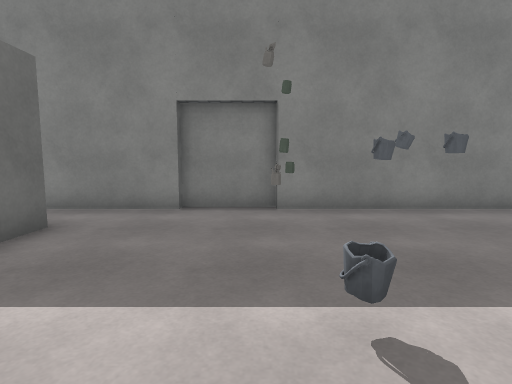
View 1 (above)

18 first-person views from a walk through a Unity game level. The camera is 1.2 m above the floor, tilts 6° down and sees 80° across. The floor is counted in squares, 1 m on a side. Each view is taken from the middle of a square. On the plan, view 1 faces up. The plan holds only what a view shows up to about 13 squares ahead; the rest is blank. The place goes on beyond the plan. The player character is not drawn. Some surface patterns are stand-ins.

View 2
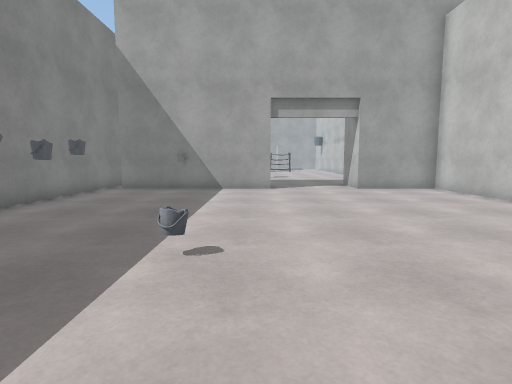

View 3
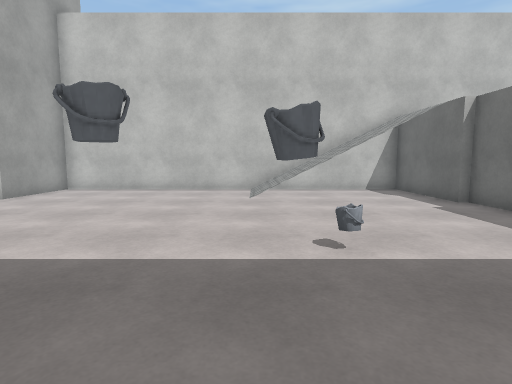

View 4
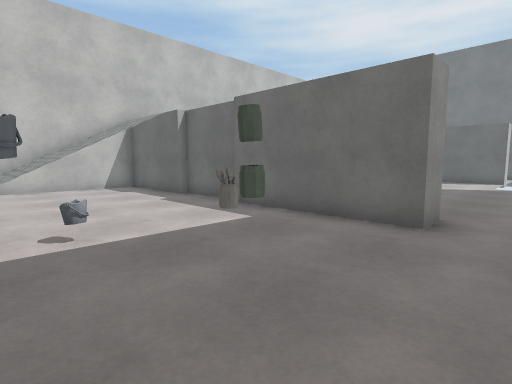

View 5
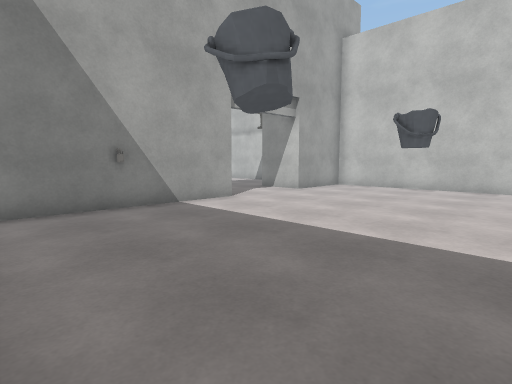

View 6
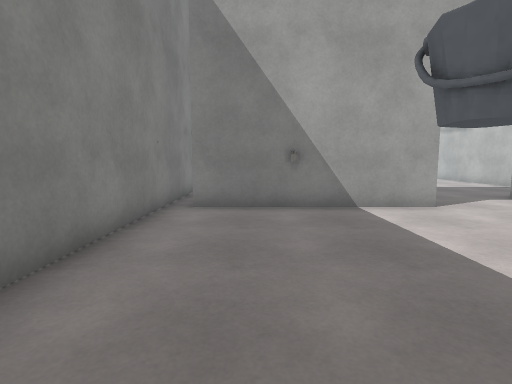

View 7
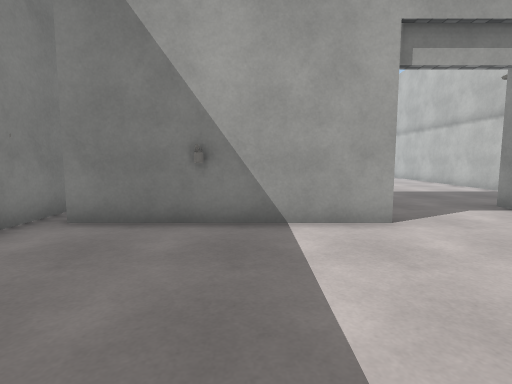

View 8
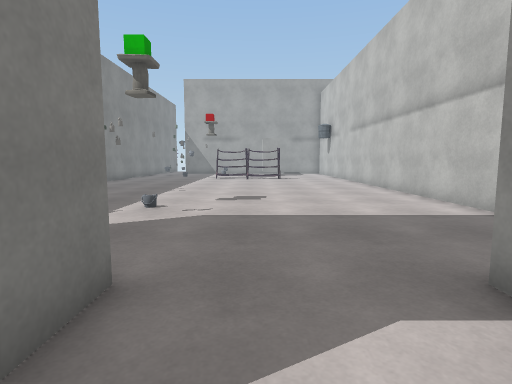

View 9
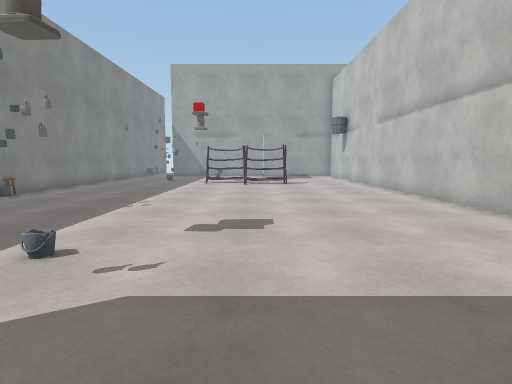

View 10
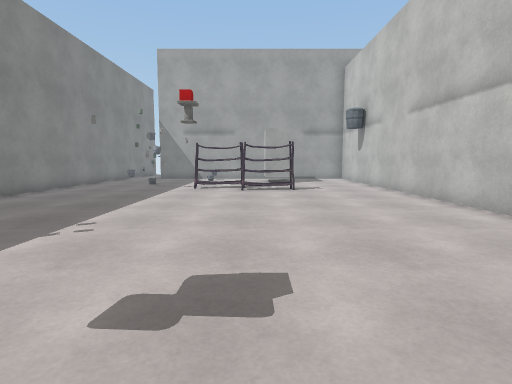

View 11
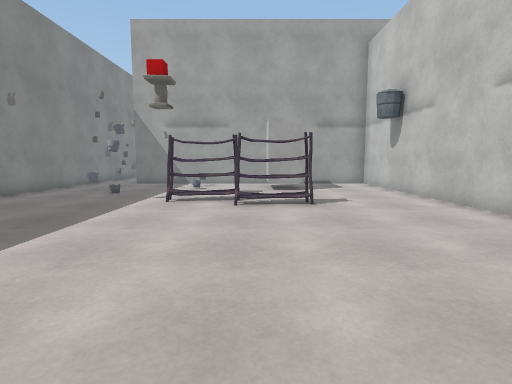

View 12
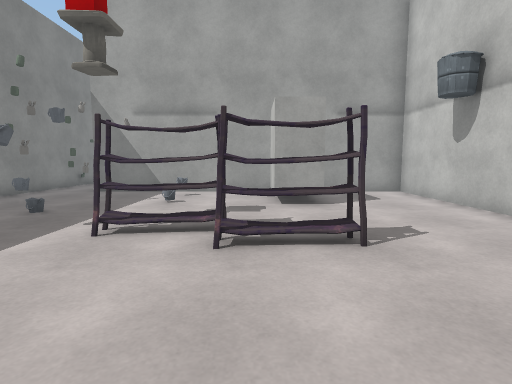

View 13
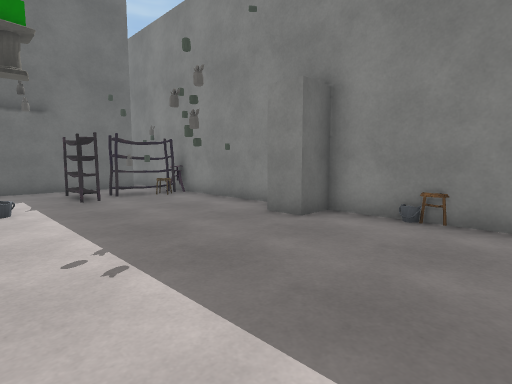

View 14
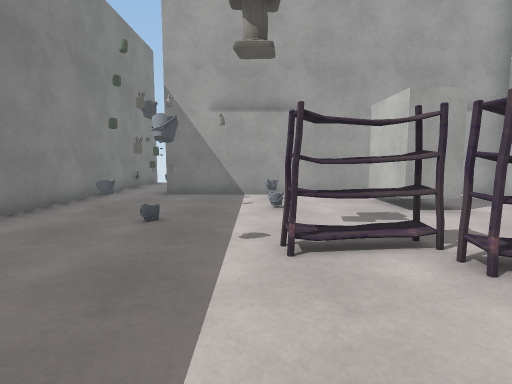

View 15
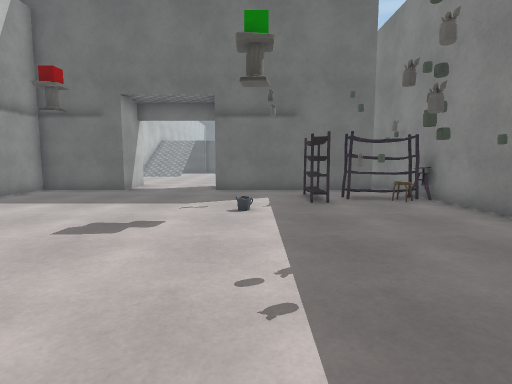

View 16
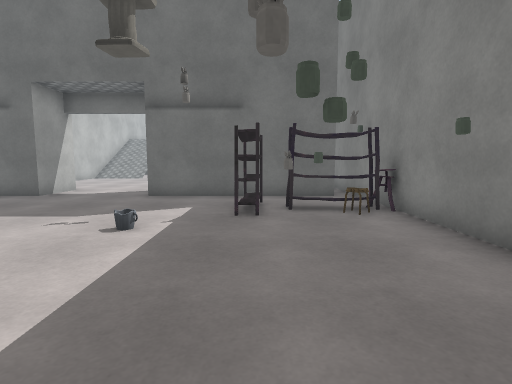

View 17
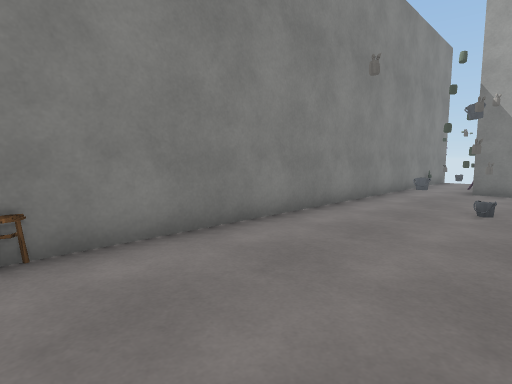

View 18
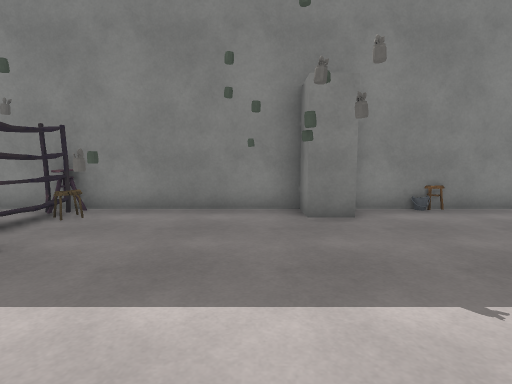

### Floor plan
Points are (right, up) in squares from view 1. A wall is a line through its corners. A room is listed if a view was taken in it or the views show most of it. See-through windows are left out.
Room 1 (views 1, 2, 3, 4, 5, 6, 7)
walls: (9.7, 1.4) (9.7, 2.6); (-4, 0.1) (-4, -2.6); (0.6, 7.7) (-1.9, 7.7) (-1.9, 7.4) (-3.5, 7.4); (9.7, 4.4) (9.7, 6.6); (-3.7, -2.6) (-3.7, -6.5) (9.7, -6.5) (9.7, -3.3); (-3.7, 5.4) (-3.7, 0.4); (11.4, 7.4) (0.5, 7.4)
ways out: opening at (8.3, -0.5) to room 2; opening at (11, 7) to room 2; opening at (-4, 6.5)
objects: jar (0, 5); bucket (1, 2); jar (1, 6); bucket (2, 4); bucket (3, 4); bucket (3, 6); other object (10, 4)
Room 2 (views 8, 9, 10, 11, 12, 13, 14, 15, 16, 17, 18)
walls: (29.5, 7.4) (21.1, 7.4) (21.1, 6.3) (20.1, 6.3) (20.1, 7.4) (11.4, 7.4); (15.9, -6.5) (35.6, -6.5) (35.6, -3.5); (35.6, -2) (35.6, 5.1); (11.9, 6.6) (11.9, 0.4) (10.5, 0.4); (36.5, 7.4) (32.4, 7.4); (9.7, 0.4) (9.7, 1.4); (9.7, -3.3) (11.9, -3.3) (11.9, -6.5) (13.9, -6.5)
ways out: opening at (8.3, -0.5) to room 1; opening at (11, 7) to room 1
objects: shelf (14, 4) to (15, 4); shelf (14, 5) to (15, 7); stool (15, 6); other object (16, 5); bucket (17, 2); jar (19, 6); jar (20, 4); stool (23, 7) to (23, 8); shelf (28, -2) to (29, -1); shelf (29, 0) to (29, 1); bucket (29, 3); other object (31, 4); block (32, -3) to (34, -2); bucket (33, 2); bucket (33, 6); other object (34, 1); other object (34, 4); other object (34, 5)

Where each view was taken, in squares from view 1:
view 1: 0 up, 0 right, facing up
view 2: 1 up, 3 left, facing right
view 3: 6 up, 2 right, facing down
view 4: 7 up, 2 right, facing down-left
view 5: 7 up, 2 right, facing down-right
view 6: 5 up, 2 right, facing right
view 7: 3 up, 4 right, facing right
view 8: 1 down, 9 right, facing right
view 9: 1 down, 13 right, facing right
view 10: 1 down, 16 right, facing right
view 11: 1 down, 20 right, facing right
view 12: 1 down, 24 right, facing right
view 13: 1 up, 25 right, facing up-left
view 14: 2 up, 25 right, facing right
view 15: 2 up, 24 right, facing left
view 16: 4 up, 22 right, facing left
view 17: 3 up, 23 right, facing up-right
view 18: 0 up, 19 right, facing up
